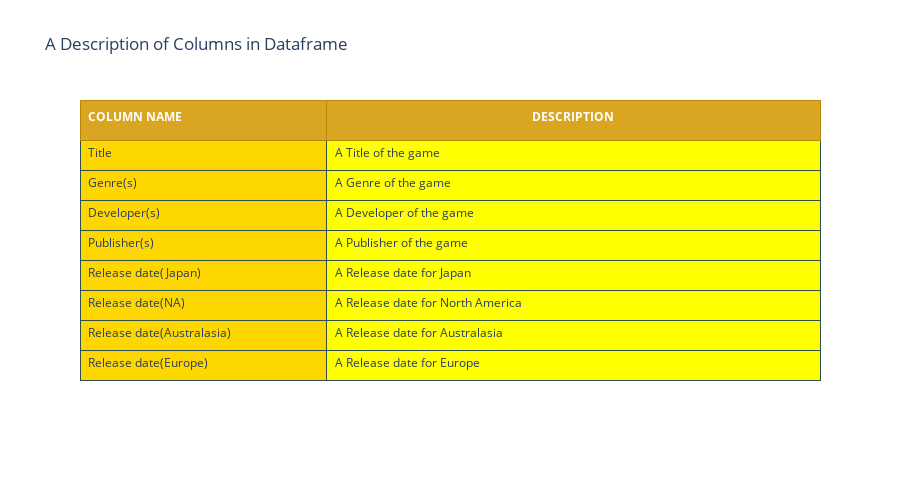

The notebook cell saved with this chart:
### Markdown cell above
<a id='part2'></a>
## 2. Description of  Columns in Dataframe

### Code cell
values = [
  ['Title', 
   'Genre(s)', 
   'Developer(s)',
   'Publisher(s)',
   'Release date(Japan)',
   'Release date(NA)',
   'Release date(Australasia)',
   'Release date(Europe)',
  ],  #1st col
  ["A Title of the game", 
   "A Genre of the game",
   "A Developer of the game",  
   "A Publisher of the game",
   "A Release date for Japan",
   "A Release date for North America",
   "A Release date for Australasia",
   "A Release date for Europe",
  ] #2nd col
] 

layout = go.Layout(title="A Description of Columns in Dataframe", 
                   height=500, 
                   legend=dict(x=1.1, y=1.3)
                  )

fig = go.Figure(data=[go.Table(
  columnwidth = [200,400],
  header = dict(
    values = [['<b>COLUMN NAME</b>'],
              ['<b>DESCRIPTION</b>']
             ],
    line_color='darkgoldenrod',
    fill_color='goldenrod',
    align=['left','center'],
    font=dict(color='white', size=12),
    height=40
  ),
  cells=dict(
    values=values,
    line_color='darkslategray',
    fill=dict(color=['gold', 'yellow']),
    align=['left', 'left'],
    font_size=12,
    height=30)
    )
], layout = layout)
pio.write_image(fig, "images/image1.png")
fig.show()

### Figure 1 — Plotly figure (JSON) as saved in the notebook; plotly's stock layout.template omitted (floating-point values rounded to 4 significant figures)
{"data": [{"cells": {"align": ["left", "left"], "fill": {"color": ["gold", "yellow"]}, "font": {"size": 12}, "height": 30, "line": {"color": "darkslategray"}, "values": [["Title", "Genre(s)", "Developer(s)", "Publisher(s)", "Release date(Japan)", "Release date(NA)", "Release date(Australasia)", "Release date(Europe)"], ["A Title of the game", "A Genre of the game", "A Developer of the game", "A Publisher of the game", "A Release date for Japan", "A Release date for North America", "A Release date for Australasia", "A Release date for Europe"]]}, "columnwidth": [200, 400], "header": {"align": ["left", "center"], "fill": {"color": "goldenrod"}, "font": {"color": "white", "size": 12}, "height": 40, "line": {"color": "darkgoldenrod"}, "values": [["<b>COLUMN NAME</b>"], ["<b>DESCRIPTION</b>"]]}, "type": "table"}], "layout": {"height": 500, "legend": {"x": 1.1, "y": 1.3}, "title": {"text": "A Description of Columns in Dataframe"}}}
